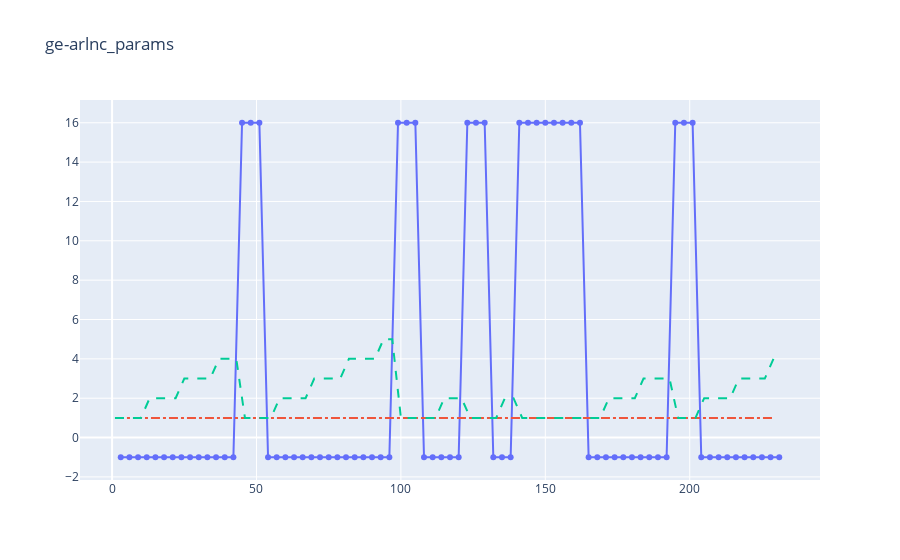
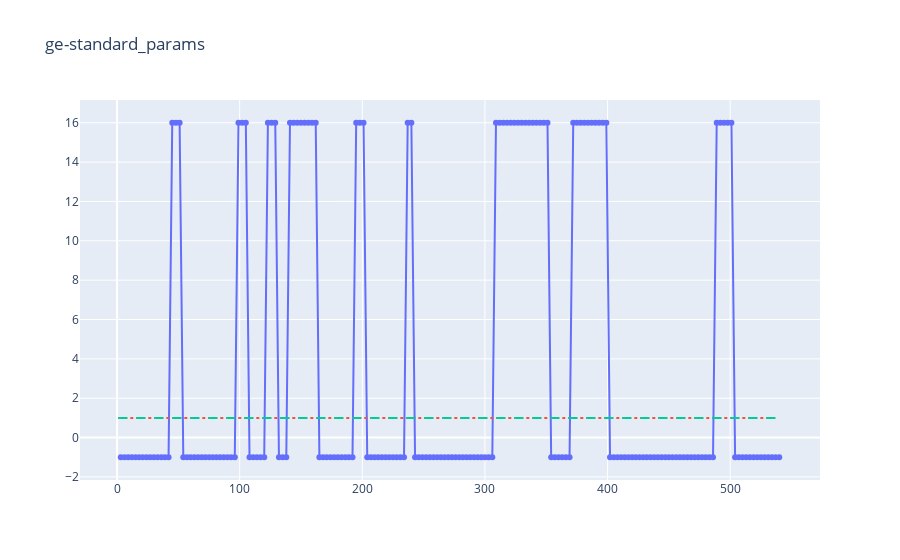
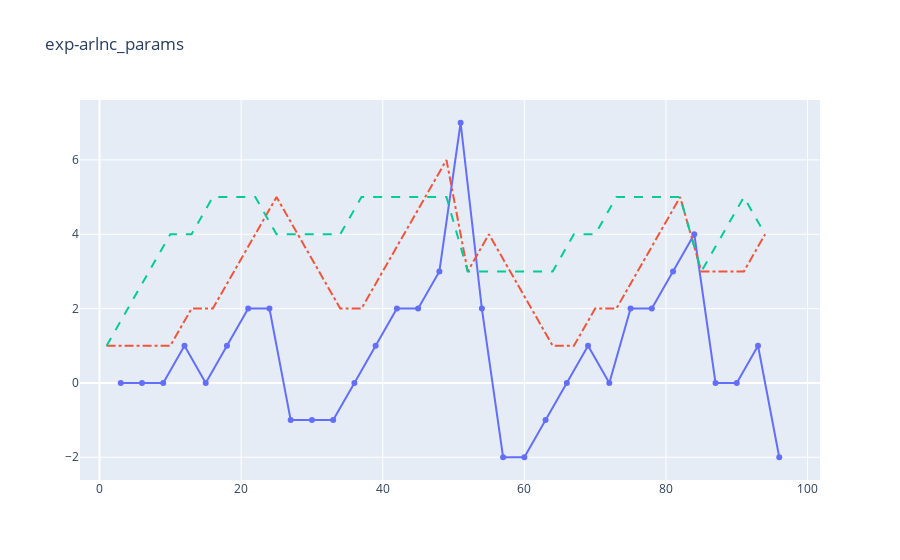
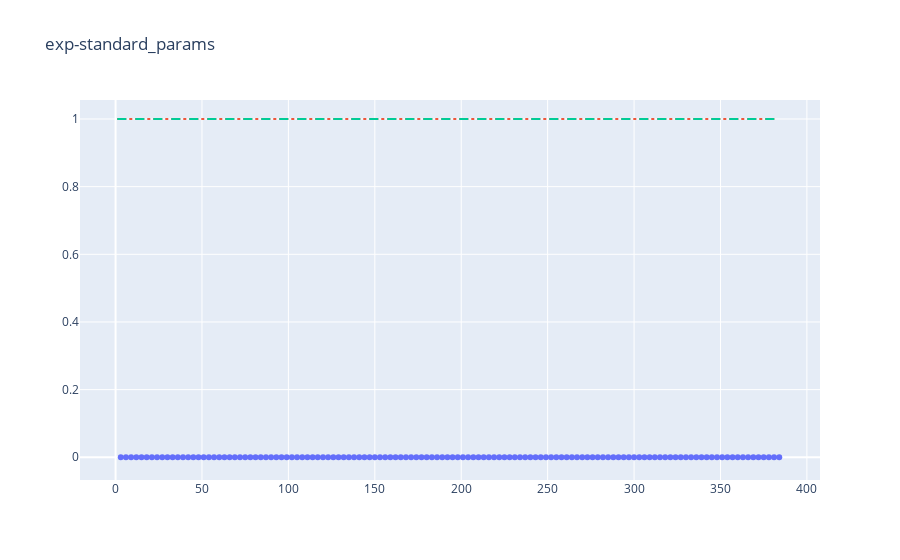

Source (notebook cell) for these figures, in order:
### Code cell
for index,sim in enumerate(sims):
    dataframe = sim[0]
    fig = go.Figure()
    name=dataframe.name+'_params'
    fig.update_layout(title_text=name,)


    fig.add_trace(go.Scatter(
        x=dataframe.query("type=='feedback'")["time"],
        y=dataframe.query("type=='feedback'")["average feedback"],
        mode="lines+markers",
        name="Average feedback value",
        showlegend=False
    ))

    fig.add_trace(go.Scatter(
        x=dataframe.query("type=='send'")["time"],
        y=dataframe.query("type=='send'")["redundancy"],
        line=dict( width=2, dash='dashdot'),
        name="Redundancy",
        showlegend=False
    ))
    
    fig.add_trace(go.Scatter(
        x=dataframe.query("type=='send'")["time"],
        y=dataframe.query("type=='send'")["window size"],
        line=dict( width=2, dash='dash'),
        name="Generation window size",
        showlegend=False
    ))


    fig.show()
    fig.update_layout(title_text=None,
                      xaxis_title="Time Slot Number",
                      yaxis_title="Value",
                      margin=dict(l=100, r=20, t=10, b=4),
                      font=dict(
                        family="New Times Roman",
                        size=20,
                    ))
    write_image(fig,name)

### Figure 1 — Plotly figure (JSON) as saved in the notebook; plotly's stock layout.template omitted (floating-point values rounded to 4 significant figures)
{"data": [{"mode": "lines+markers", "name": "Average feedback value", "showlegend": false, "type": "scatter", "x": [3, 6, 9, 12, 15, 18, 21, 24, 27, 30, 33, 36, 39, 42, 45, 48, 51, 54, 57, 60, 63, 66, 69, 72, 75, 78, 81, 84, 87, 90, 93, 96, 99, 102, 105, 108, 111, 114, 117, 120, 123, 126, 129, 132, 135, 138, 141, 144, 147, 150, 153, 156, 159, 162, 165, 168, 171, 174, 177, 180, 183, 186, 189, 192, 195, 198, 201, 204, 207, 210, 213, 216, 219, 222, 225, 228, 231], "y": [-1, -1, -1, -1, -1, -1, -1, -1, -1, -1, -1, -1, -1, -1, 16, 16, 16, -1, -1, -1, -1, -1, -1, -1, -1, -1, -1, -1, -1, -1, -1, -1, 16, 16, 16, -1, -1, -1, -1, -1, 16, 16, 16, -1, -1, -1, 16, 16, 16, 16, 16, 16, 16, 16, -1, -1, -1, -1, -1, -1, -1, -1, -1, -1, 16, 16, 16, -1, -1, -1, -1, -1, -1, -1, -1, -1, -1]}, {"line": {"dash": "dashdot", "width": 2}, "name": "Redundancy", "showlegend": false, "type": "scatter", "x": [1, 4, 7, 10, 13, 16, 19, 22, 25, 28, 31, 34, 37, 40, 43, 46, 49, 52, 55, 58, 61, 64, 67, 70, 73, 76, 79, 82, 85, 88, 91, 94, 97, 100, 103, 106, 109, 112, 115, 118, 121, 124, 127, 130, 133, 136, 139, 142, 145, 148, 151, 154, 157, 160, 163, 166, 169, 172, 175, 178, 181, 184, 187, 190, 193, 196, 199, 202, 205, 208, 211, 214, 217, 220, 223, 226, 229], "y": [1, 1, 1, 1, 1, 1, 1, 1, 1, 1, 1, 1, 1, 1, 1, 1, 1, 1, 1, 1, 1, 1, 1, 1, 1, 1, 1, 1, 1, 1, 1, 1, 1, 1, 1, 1, 1, 1, 1, 1, 1, 1, 1, 1, 1, 1, 1, 1, 1, 1, 1, 1, 1, 1, 1, 1, 1, 1, 1, 1, 1, 1, 1, 1, 1, 1, 1, 1, 1, 1, 1, 1, 1, 1, 1, 1, 1]}, {"line": {"dash": "dash", "width": 2}, "name": "Generation window size", "showlegend": false, "type": "scatter", "x": [1, 4, 7, 10, 13, 16, 19, 22, 25, 28, 31, 34, 37, 40, 43, 46, 49, 52, 55, 58, 61, 64, 67, 70, 73, 76, 79, 82, 85, 88, 91, 94, 97, 100, 103, 106, 109, 112, 115, 118, 121, 124, 127, 130, 133, 136, 139, 142, 145, 148, 151, 154, 157, 160, 163, 166, 169, 172, 175, 178, 181, 184, 187, 190, 193, 196, 199, 202, 205, 208, 211, 214, 217, 220, 223, 226, 229], "y": [1, 1, 1, 1, 2, 2, 2, 2, 3, 3, 3, 3, 4, 4, 4, 1, 1, 1, 1, 2, 2, 2, 2, 3, 3, 3, 3, 4, 4, 4, 4, 5, 5, 1, 1, 1, 1, 1, 2, 2, 2, 1, 1, 1, 1, 2, 2, 1, 1, 1, 1, 1, 1, 1, 1, 1, 1, 2, 2, 2, 2, 3, 3, 3, 3, 1, 1, 1, 2, 2, 2, 2, 3, 3, 3, 3, 4]}], "layout": {"autosize": true, "title": {"text": "ge-arlnc_params"}, "xaxis": {"autorange": true, "range": [-10.82, 244.8], "type": "linear"}, "yaxis": {"autorange": true, "range": [-2.403, 17.4], "type": "linear"}}}

### Figure 2 — Plotly figure (JSON) as saved in the notebook; plotly's stock layout.template omitted (floating-point values rounded to 4 significant figures; data arrays with more than 128 entries replaced by an {"elided": "..."} marker saying what was removed)
{"data": [{"mode": "lines+markers", "name": "Average feedback value", "showlegend": false, "type": "scatter", "x": {"elided": "180 int values"}, "y": {"elided": "180 int values"}}, {"line": {"dash": "dashdot", "width": 2}, "name": "Redundancy", "showlegend": false, "type": "scatter", "x": {"elided": "180 int values"}, "y": {"elided": "180 int values"}}, {"line": {"dash": "dash", "width": 2}, "name": "Generation window size", "showlegend": false, "type": "scatter", "x": {"elided": "180 int values"}, "y": {"elided": "180 int values"}}], "layout": {"autosize": true, "title": {"text": "ge-standard_params"}, "xaxis": {"autorange": true, "range": [-29.56, 572.6], "type": "linear"}, "yaxis": {"autorange": true, "range": [-2.403, 17.4], "type": "linear"}}}

### Figure 3 — Plotly figure (JSON) as saved in the notebook; plotly's stock layout.template omitted (floating-point values rounded to 4 significant figures)
{"data": [{"mode": "lines+markers", "name": "Average feedback value", "showlegend": false, "type": "scatter", "x": [3, 6, 9, 12, 15, 18, 21, 24, 27, 30, 33, 36, 39, 42, 45, 48, 51, 54, 57, 60, 63, 66, 69, 72, 75, 78, 81, 84, 87, 90, 93, 96], "y": [0, 0, 0, 1, 0, 1, 2, 2, -1, -1, -1, 0, 1, 2, 2, 3, 7, 2, -2, -2, -1, 0, 1, 0, 2, 2, 3, 4, 0, 0, 1, -2]}, {"line": {"dash": "dashdot", "width": 2}, "name": "Redundancy", "showlegend": false, "type": "scatter", "x": [1, 4, 7, 10, 13, 16, 19, 22, 25, 28, 31, 34, 37, 40, 43, 46, 49, 52, 55, 58, 61, 64, 67, 70, 73, 76, 79, 82, 85, 88, 91, 94], "y": [1, 1, 1, 1, 2, 2, 3, 4, 5, 4, 3, 2, 2, 3, 4, 5, 6, 3, 4, 3, 2, 1, 1, 2, 2, 3, 4, 5, 3, 3, 3, 4]}, {"line": {"dash": "dash", "width": 2}, "name": "Generation window size", "showlegend": false, "type": "scatter", "x": [1, 4, 7, 10, 13, 16, 19, 22, 25, 28, 31, 34, 37, 40, 43, 46, 49, 52, 55, 58, 61, 64, 67, 70, 73, 76, 79, 82, 85, 88, 91, 94], "y": [1, 2, 3, 4, 4, 5, 5, 5, 4, 4, 4, 4, 5, 5, 5, 5, 5, 3, 3, 3, 3, 3, 4, 4, 5, 5, 5, 5, 3, 4, 5, 4]}], "layout": {"autosize": true, "title": {"text": "exp-arlnc_params"}, "xaxis": {"autorange": true, "range": [-2.639, 101.6], "type": "linear"}, "yaxis": {"autorange": true, "range": [-2.743, 7.743], "type": "linear"}}}

### Figure 4 — Plotly figure (JSON) as saved in the notebook; plotly's stock layout.template omitted (floating-point values rounded to 4 significant figures)
{"data": [{"mode": "lines+markers", "name": "Average feedback value", "showlegend": false, "type": "scatter", "x": [3, 6, 9, 12, 15, 18, 21, 24, 27, 30, 33, 36, 39, 42, 45, 48, 51, 54, 57, 60, 63, 66, 69, 72, 75, 78, 81, 84, 87, 90, 93, 96, 99, 102, 105, 108, 111, 114, 117, 120, 123, 126, 129, 132, 135, 138, 141, 144, 147, 150, 153, 156, 159, 162, 165, 168, 171, 174, 177, 180, 183, 186, 189, 192, 195, 198, 201, 204, 207, 210, 213, 216, 219, 222, 225, 228, 231, 234, 237, 240, 243, 246, 249, 252, 255, 258, 261, 264, 267, 270, 273, 276, 279, 282, 285, 288, 291, 294, 297, 300, 303, 306, 309, 312, 315, 318, 321, 324, 327, 330, 333, 336, 339, 342, 345, 348, 351, 354, 357, 360, 363, 366, 369, 372, 375, 378, 381, 384], "y": [0, 0, 0, 0, 0, 0, 0, 0, 0, 0, 0, 0, 0, 0, 0, 0, 0, 0, 0, 0, 0, 0, 0, 0, 0, 0, 0, 0, 0, 0, 0, 0, 0, 0, 0, 0, 0, 0, 0, 0, 0, 0, 0, 0, 0, 0, 0, 0, 0, 0, 0, 0, 0, 0, 0, 0, 0, 0, 0, 0, 0, 0, 0, 0, 0, 0, 0, 0, 0, 0, 0, 0, 0, 0, 0, 0, 0, 0, 0, 0, 0, 0, 0, 0, 0, 0, 0, 0, 0, 0, 0, 0, 0, 0, 0, 0, 0, 0, 0, 0, 0, 0, 0, 0, 0, 0, 0, 0, 0, 0, 0, 0, 0, 0, 0, 0, 0, 0, 0, 0, 0, 0, 0, 0, 0, 0, 0, 0]}, {"line": {"dash": "dashdot", "width": 2}, "name": "Redundancy", "showlegend": false, "type": "scatter", "x": [1, 4, 7, 10, 13, 16, 19, 22, 25, 28, 31, 34, 37, 40, 43, 46, 49, 52, 55, 58, 61, 64, 67, 70, 73, 76, 79, 82, 85, 88, 91, 94, 97, 100, 103, 106, 109, 112, 115, 118, 121, 124, 127, 130, 133, 136, 139, 142, 145, 148, 151, 154, 157, 160, 163, 166, 169, 172, 175, 178, 181, 184, 187, 190, 193, 196, 199, 202, 205, 208, 211, 214, 217, 220, 223, 226, 229, 232, 235, 238, 241, 244, 247, 250, 253, 256, 259, 262, 265, 268, 271, 274, 277, 280, 283, 286, 289, 292, 295, 298, 301, 304, 307, 310, 313, 316, 319, 322, 325, 328, 331, 334, 337, 340, 343, 346, 349, 352, 355, 358, 361, 364, 367, 370, 373, 376, 379, 382], "y": [1, 1, 1, 1, 1, 1, 1, 1, 1, 1, 1, 1, 1, 1, 1, 1, 1, 1, 1, 1, 1, 1, 1, 1, 1, 1, 1, 1, 1, 1, 1, 1, 1, 1, 1, 1, 1, 1, 1, 1, 1, 1, 1, 1, 1, 1, 1, 1, 1, 1, 1, 1, 1, 1, 1, 1, 1, 1, 1, 1, 1, 1, 1, 1, 1, 1, 1, 1, 1, 1, 1, 1, 1, 1, 1, 1, 1, 1, 1, 1, 1, 1, 1, 1, 1, 1, 1, 1, 1, 1, 1, 1, 1, 1, 1, 1, 1, 1, 1, 1, 1, 1, 1, 1, 1, 1, 1, 1, 1, 1, 1, 1, 1, 1, 1, 1, 1, 1, 1, 1, 1, 1, 1, 1, 1, 1, 1, 1]}, {"line": {"dash": "dash", "width": 2}, "name": "Generation window size", "showlegend": false, "type": "scatter", "x": [1, 4, 7, 10, 13, 16, 19, 22, 25, 28, 31, 34, 37, 40, 43, 46, 49, 52, 55, 58, 61, 64, 67, 70, 73, 76, 79, 82, 85, 88, 91, 94, 97, 100, 103, 106, 109, 112, 115, 118, 121, 124, 127, 130, 133, 136, 139, 142, 145, 148, 151, 154, 157, 160, 163, 166, 169, 172, 175, 178, 181, 184, 187, 190, 193, 196, 199, 202, 205, 208, 211, 214, 217, 220, 223, 226, 229, 232, 235, 238, 241, 244, 247, 250, 253, 256, 259, 262, 265, 268, 271, 274, 277, 280, 283, 286, 289, 292, 295, 298, 301, 304, 307, 310, 313, 316, 319, 322, 325, 328, 331, 334, 337, 340, 343, 346, 349, 352, 355, 358, 361, 364, 367, 370, 373, 376, 379, 382], "y": [1, 1, 1, 1, 1, 1, 1, 1, 1, 1, 1, 1, 1, 1, 1, 1, 1, 1, 1, 1, 1, 1, 1, 1, 1, 1, 1, 1, 1, 1, 1, 1, 1, 1, 1, 1, 1, 1, 1, 1, 1, 1, 1, 1, 1, 1, 1, 1, 1, 1, 1, 1, 1, 1, 1, 1, 1, 1, 1, 1, 1, 1, 1, 1, 1, 1, 1, 1, 1, 1, 1, 1, 1, 1, 1, 1, 1, 1, 1, 1, 1, 1, 1, 1, 1, 1, 1, 1, 1, 1, 1, 1, 1, 1, 1, 1, 1, 1, 1, 1, 1, 1, 1, 1, 1, 1, 1, 1, 1, 1, 1, 1, 1, 1, 1, 1, 1, 1, 1, 1, 1, 1, 1, 1, 1, 1, 1, 1]}], "layout": {"autosize": true, "title": {"text": "exp-standard_params"}, "xaxis": {"autorange": true, "range": [-20.1, 407.1], "type": "linear"}, "yaxis": {"autorange": true, "range": [-0.08057, 1.057], "type": "linear"}}}
